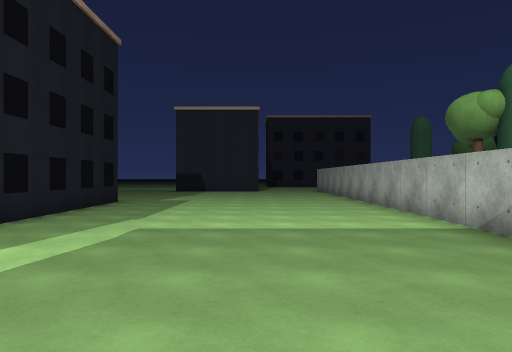
view 1 (above)

24 first-person views from a walk through a Unity game level. The camera is 1.5 m above the floor, looks level and sees 70° across. The floor is counted in squares, 2 m on a side. Each view is taken from the middle of a square. On the plan, view 1 faces up. The plan holds only what a view shows up to about 11 squares ahead; the rest is blank. The place goes on beyond the plan. The player character is not drawn. Surface patterns are stand-ins for the level's own textures.

view 2
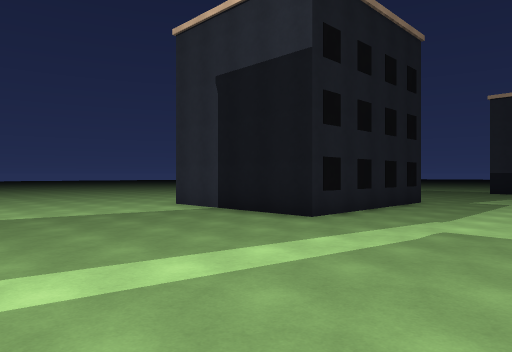

view 3
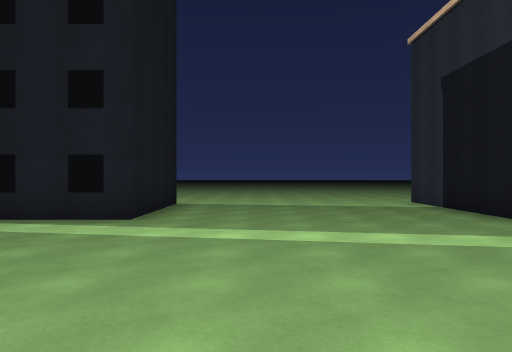

view 4
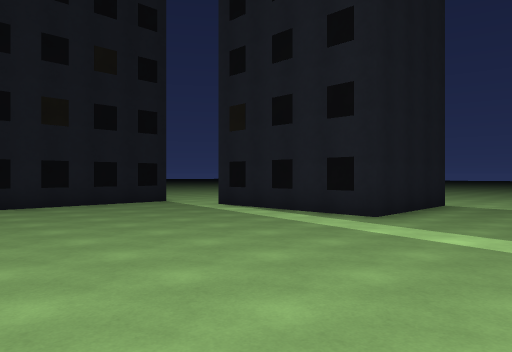

view 5
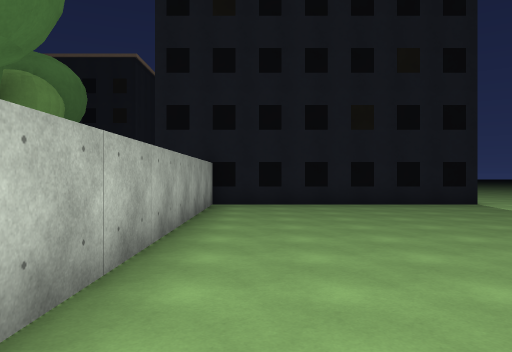

view 6
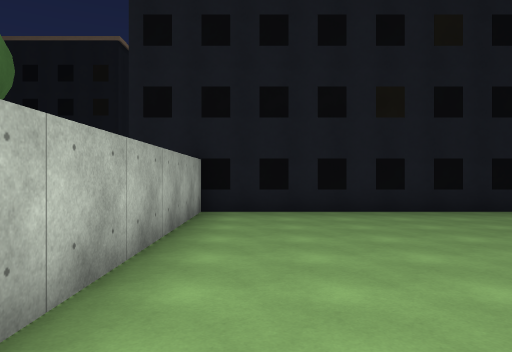

view 7
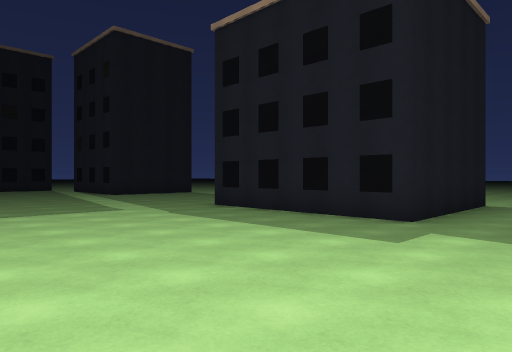

view 8
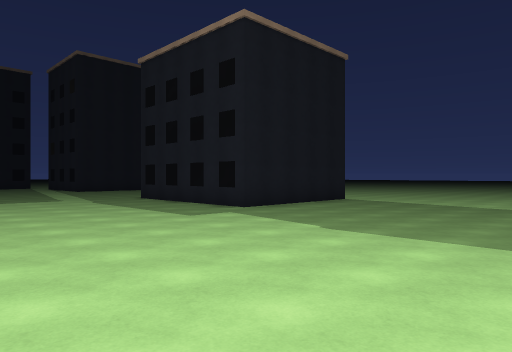

view 9
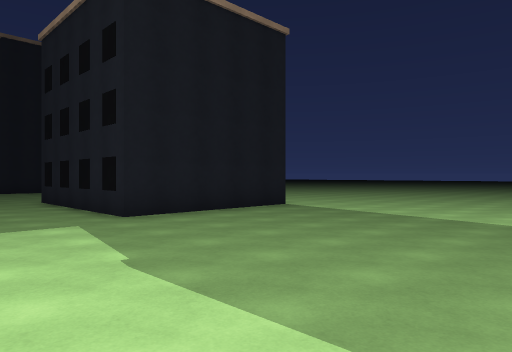

view 10
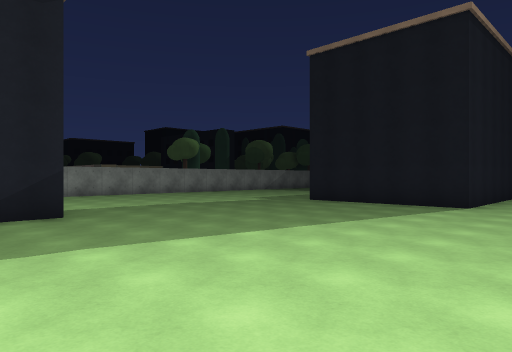

view 11
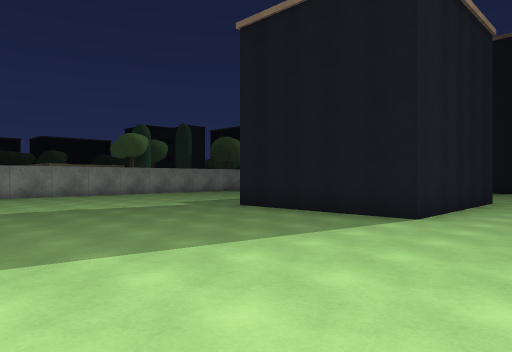

view 12
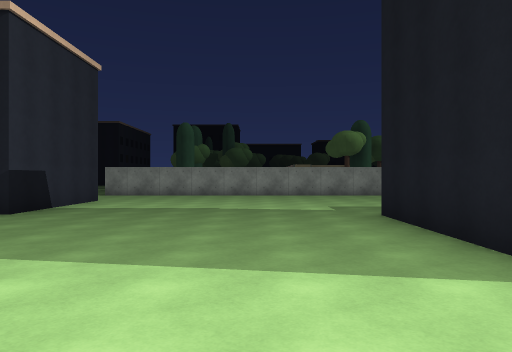

view 13
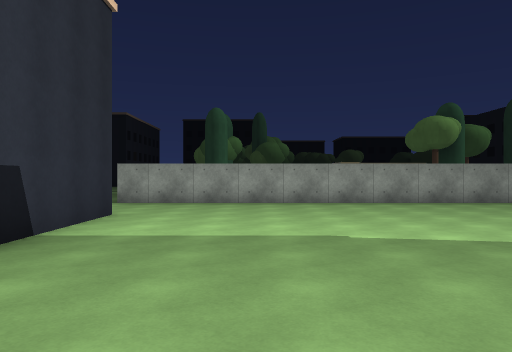

view 14
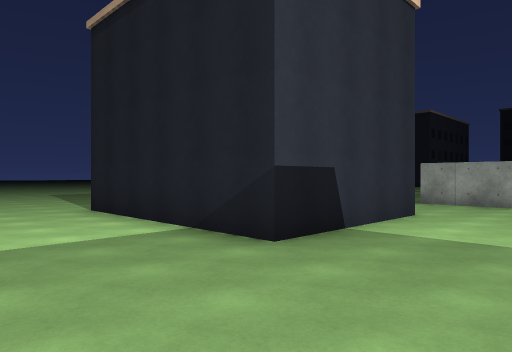

view 15
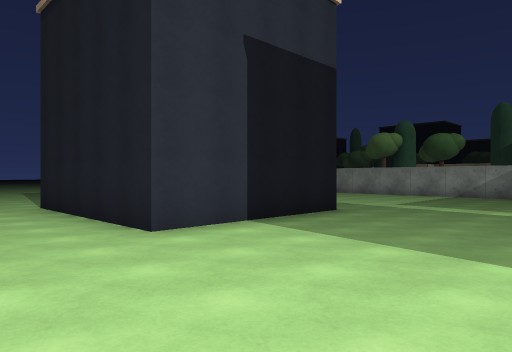

view 16
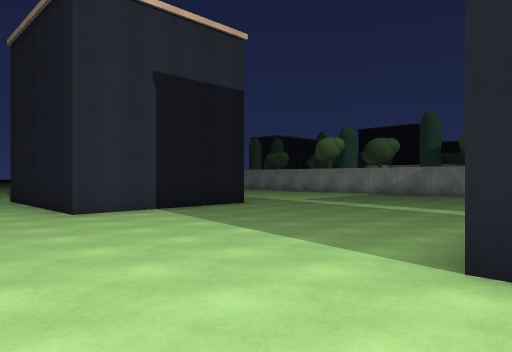

view 17
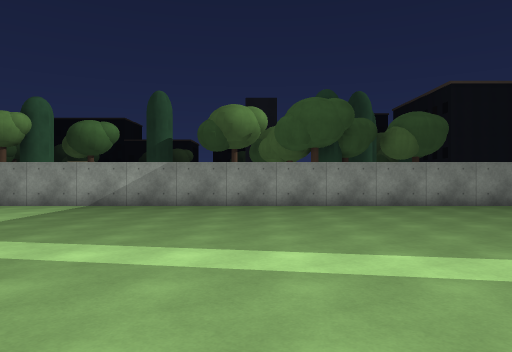

view 18
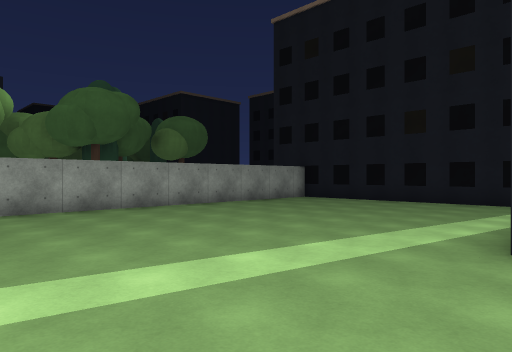

view 19
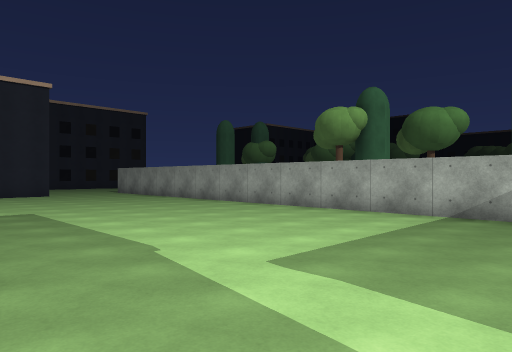

view 20
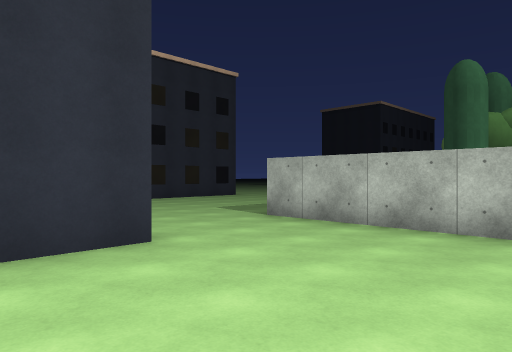

view 21
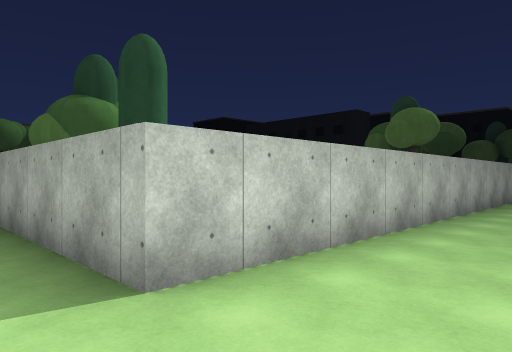

view 22
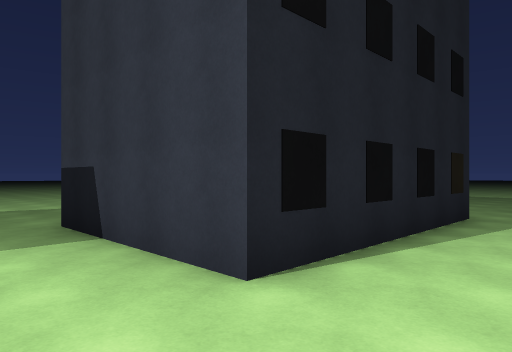

view 23
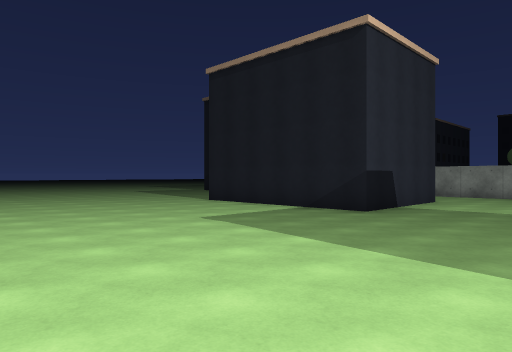

view 24
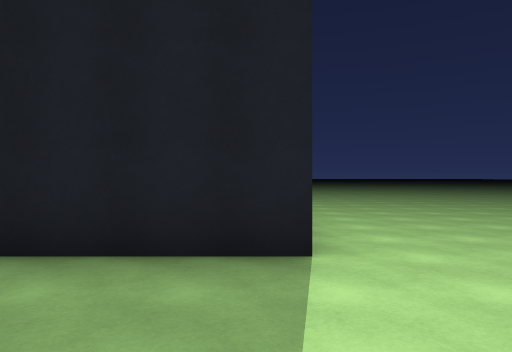

### Floor plan
Key: @ floor where view 1 was taken; # wall or solid block; . floor; O other object.
Columns run from 11 left of view 1 to 8 right of it. Each row starts with its distance up from view 1.
 20 .......O   O....
 19 .......O   O...#####
 18 .......OOOOO..#
 17 ..............#
 16 ..............#
 15 ..............#
 14 ..............#
 13 ..............#
 12 ..............#
 11 ..............#
 10 ...OOOOO......#
  9 ...O   O......#
  8 ...O   O......#
  7 ...O   O......#
  6 ...OOOOO......#
  5 ..............#
  4 ..............#
  3 ..............#
  2 ..............#
  1 ..............#
  0 ...........@..#
 -1 ....OOO.......#O
 -2 . .O   O......#
 -3       O.......#
 -4        O......#
 -5        O......#
 -6        .......#
 -7       ........#
 -8       .OOOOOOOOO

Positions as (right, up) in squares from view 1, and headings:
1: (0, 0), facing up
2: (0, 0), facing up-left
3: (2, 1), facing left
4: (2, 2), facing down-left
5: (2, 2), facing down
6: (2, 0), facing down
7: (2, 13), facing down-left
8: (2, 17), facing down-left
9: (-1, 17), facing down-left
10: (-11, 20), facing down-right
11: (-11, 17), facing down-right
12: (-11, 13), facing right
13: (-7, 15), facing right
14: (-7, 15), facing up-right
15: (-11, 1), facing up-right
16: (-11, -2), facing up-right
17: (-6, 1), facing right
18: (-5, 3), facing down-right
19: (-4, 3), facing up-right
20: (-2, 14), facing up-right
21: (1, 20), facing down-right
22: (2, 16), facing up-left
23: (-11, 14), facing up-right
24: (-8, 14), facing down
